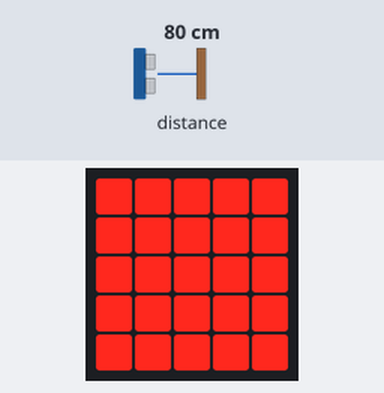
Simulated run of this program. Board: BBC micro:bit (MakeCode). Shown: the board's 5×5 LED display. The test bench sets the inputs (shaded band); at power-on: distance to the obstacle 80 cm.

Above: at 1.2 s.
1.3 s: distance to the obstacle set to 16 cm
2.9 s: distance to the obstacle set to 12 cm
At 3.6 s:
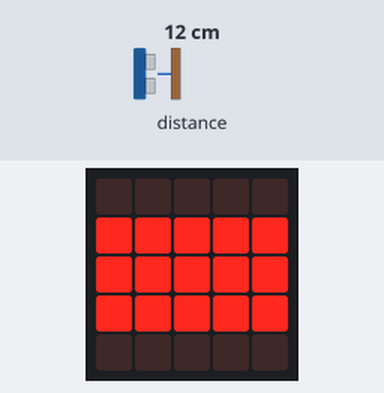
4.4 s: distance to the obstacle set to 8 cm
At 5.6 s:
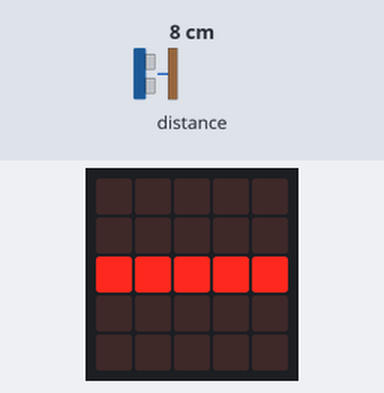
6.1 s: distance to the obstacle set to 18 cm
At 7.5 s:
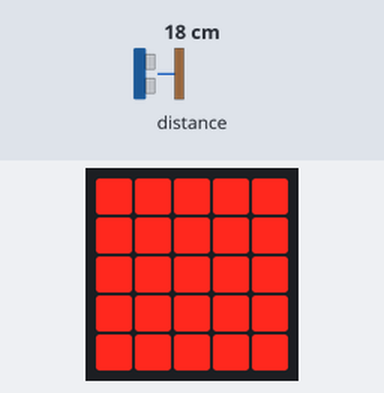
7.8 s: distance to the obstacle set to 9 cm
At 8.3 s:
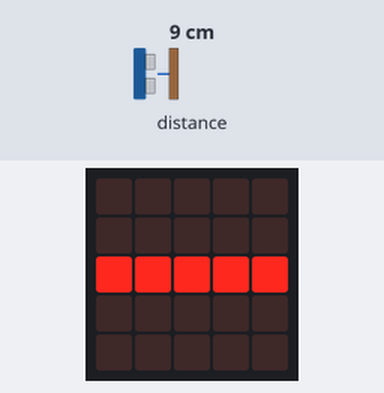
Timing chart, 0 to 10.5 s (numbered marks = the images above; inputs shaded):
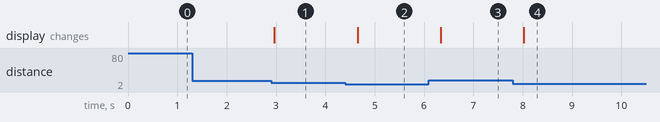

The program:

main.ts
```typescript
let distance = 0
basic.forever(function () {
    distance = sonar.ping(
    DigitalPin.P0,
    DigitalPin.P1,
    PingUnit.Centimeters
    )
    if (distance >= 15) {
        basic.showLeds(`
            # # # # #
            # # # # #
            # # # # #
            # # # # #
            # # # # #
            `)
    } else if (distance >= 10) {
        basic.showLeds(`
            . . . . .
            # # # # #
            # # # # #
            # # # # #
            . . . . .
            `)
    } else if (distance >= 5) {
        basic.showLeds(`
            . . . . .
            . . . . .
            # # # # #
            . . . . .
            . . . . .
            `)
    } else if (distance == 0) {
        basic.showLeds(`
            . . . . .
            . . . . .
            . . . . .
            . . . . .
            . . . . .
            `)
    }
})
```

test.ts
```typescript
// les tests vont ici ; cela ne sera pas compilé si ce paquet est utilisé en tant qu'extension.
```

Measured:
- the behaviour switches between 15 and 14 cm on distance to the obstacle (found by bisection; images 0 and 1)
- the behaviour switches between 10 and 9 cm on distance to the obstacle (found by bisection; images 1 and 2)
- after the input at 1.3 s, every drawn part: stays the same
- after the input at 2.9 s, the display: changes after 0.07 s (image 1)
- after the input at 4.4 s, the display: changes after 0.25 s (image 2)
- after the input at 6.1 s, the display: changes after 0.24 s (image 3)
- after the input at 7.8 s, the display: changes after 0.22 s (image 4)
